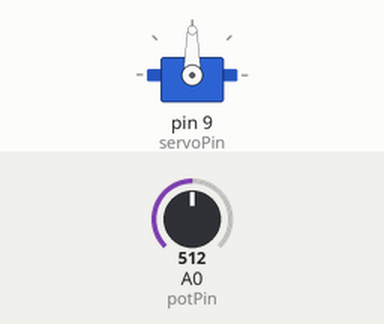
Recording of a sketch running on a simulated Arduino Uno, built with avr-gcc and run on an emulated ATmega328P. Parts: servo. The test bench sets the inputs (shaded band); at power-on: A0 (potPin) = 512.

Above: at 1.2 s.
1.3 s: A0 (potPin) set to 716
At 2.5 s:
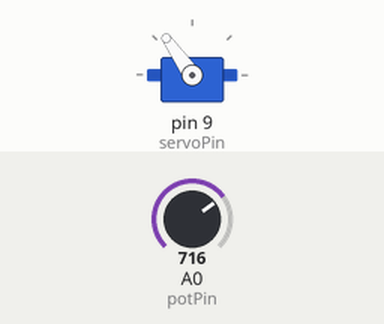
2.8 s: A0 (potPin) set to 900
At 3.9 s:
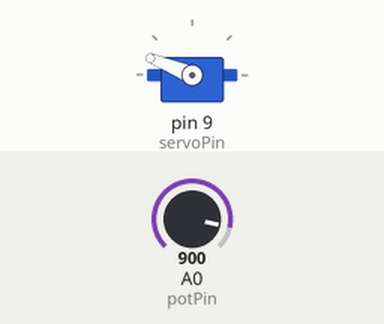
4.3 s: A0 (potPin) set to 1023
At 5.2 s:
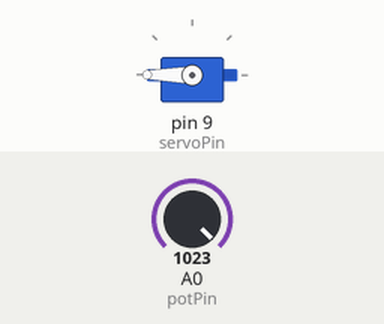
5.8 s: A0 (potPin) set to 306
At 6.5 s:
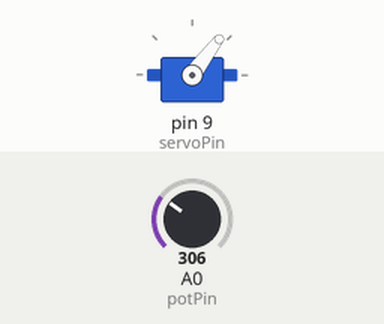
7.3 s: A0 (potPin) set to 122
At 7.7 s:
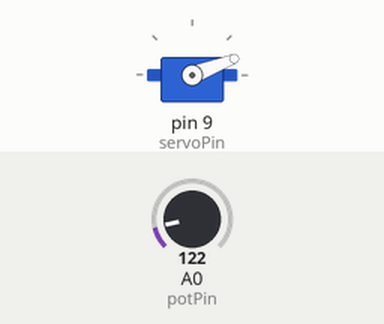
Timing chart, 0 to 9.8 s (numbered marks = the images above; inputs shaded):
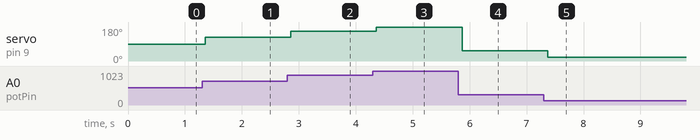

Measured:
- after the input at 1.3 s, servo on pin 9 (servoPin): 90° → 125° after 0.05 s
- after the input at 2.8 s, servo on pin 9 (servoPin): 125° → 158° after 0.06 s
- after the input at 4.3 s, servo on pin 9 (servoPin): 158° → 180° after 0.06 s
- after the input at 5.8 s, servo on pin 9 (servoPin): 180° → 53° after 0.07 s
- after the input at 7.3 s, servo on pin 9 (servoPin): 53° → 21° after 0.07 s

The sketch:

022.ino
```cpp
#include <Servo.h>
int br = 115200;
int servoPin = 9;
int potPin = A0;


int servoAngle;
int analogNum;

int delayTime = 50;
float cal = 180./1023.;

Servo myServo;

void setup() {
  Serial.begin(br);
  myServo.attach(servoPin);
  pinMode(potPin, INPUT);
}

void loop() {
  while (servoAngle == analogNum) {
    // 0~1023/0~180
    servoAngle = analogRead(potPin) * cal;
    delay(delayTime);
  }
  myServo.write(servoAngle);
  analogNum = servoAngle;
}
```
